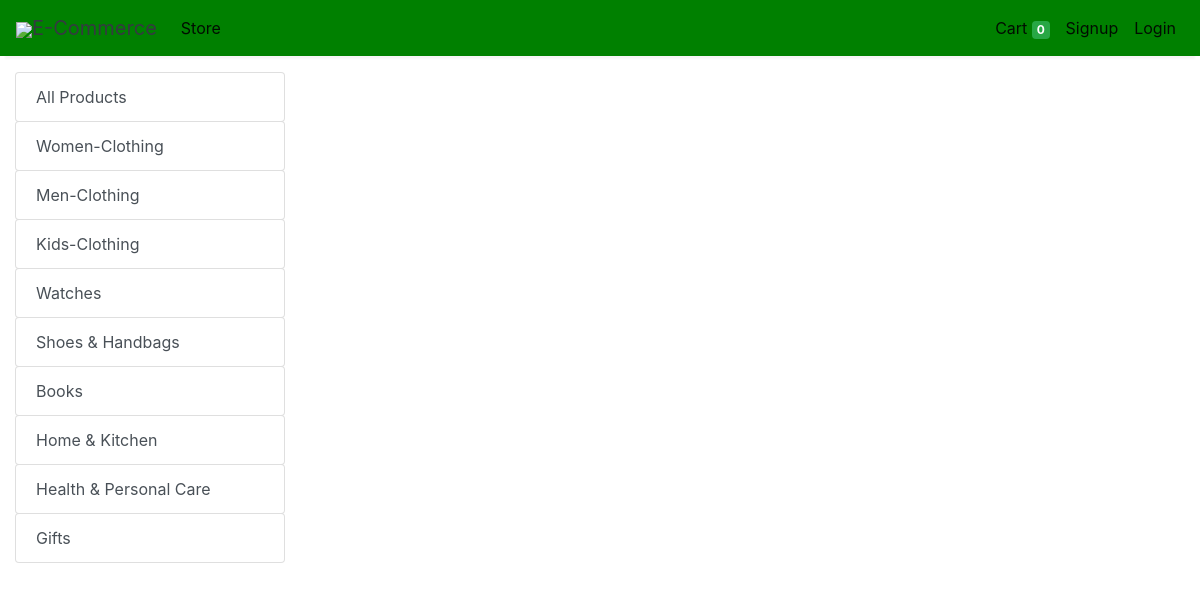
The app's page /store?category=31, older data.
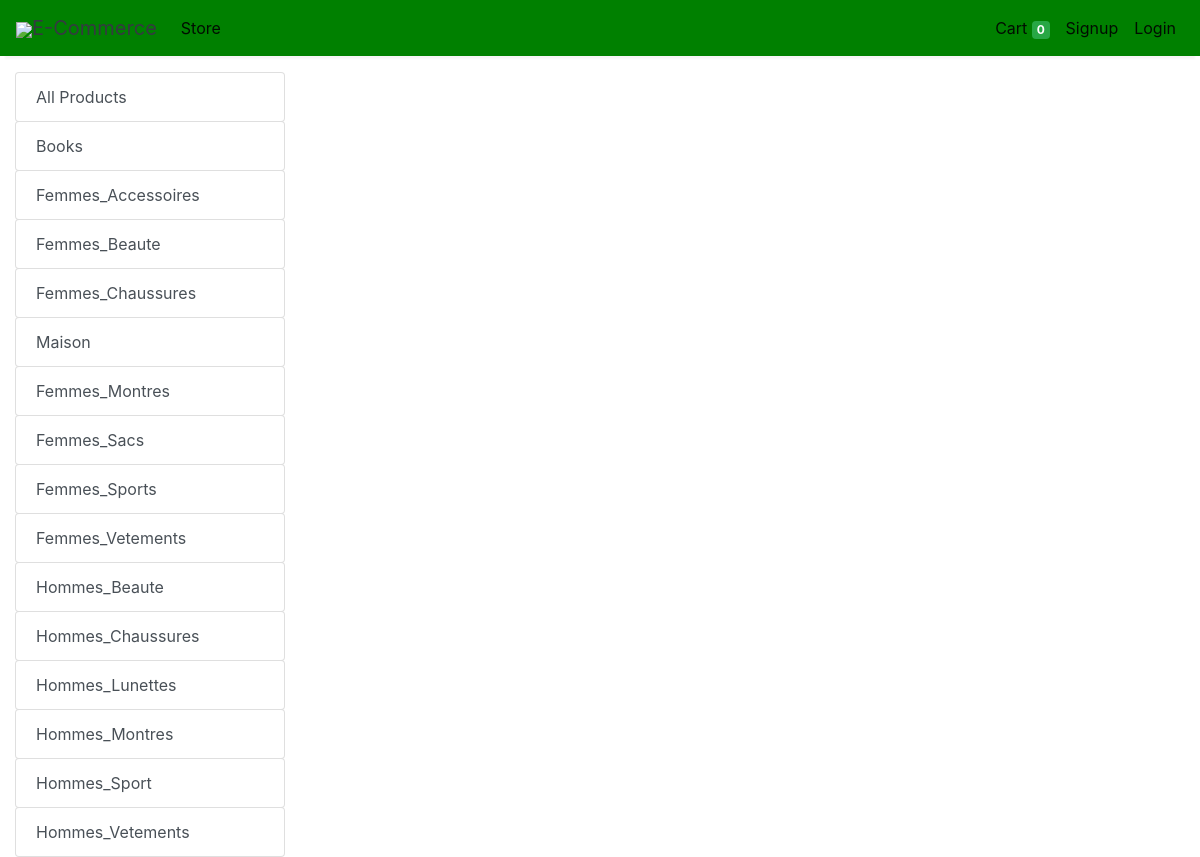
The same page, newer data.
### store/models/category.py (models this page shows, shortened)
class Category(models.Model):
    name= models.CharField(max_length=60)
    @staticmethod
    def get_all_categories():
        return Category.objects.all()

### store/views/home.py (the view)
# urls.py: path('' , include('store.urls')),
def store(request):
    cart = request.session.get('cart')
    if not cart:
        request.session['cart'] = {}
    products = None
    categories = Category.get_all_categories()
    categoryID = request.GET.get('category')
    if categoryID:
        products = Products.get_all_products_by_categoryid(categoryID)
    else:
        products = Products.get_all_products();
    data = {}
    data['products'] = products
    data['categories'] = categories
    print('you are : ', request.session.get('email'))
    return render(request, 'index.html', data)

### store/models/product.py (called while the page is built)
    @staticmethod
    def get_all_products_by_categoryid(category_id):
        if category_id:
            return Products.objects.filter (category=category_id)
        else:
            return Products.get_all_products();

### store/templates/index.html (shortened to what this page needs)
{% extends 'base.html' %}
{% block content %}
{% load cart %}
{% load custom_filter %}
<div class="container-fluid mt-3">
	<div class="row">
		<div class="col-lg-3 mx-auto">
			<div class="list-group">
				<a href="/" class="list-group-item list-group-item-action btn btn-outline-success">All Products</a>
				{% for category in categories %}
				<a href="/?category={{category.id}}"
					class="list-group-item list-group-item-action btn btn-outline-success ">{{category.name}}</a>
				{% endfor %}
			</div>
		</div>
		<div id='products' class="col-lg-9 mx-auto">
		</div>
	</div>
</div>
{% endblock %}

Row changes from the older to the newer data that the page shows:
removed Category: name "Women-Clothing"
removed Category: name "Men-Clothing"
removed Category: name "Kids-Clothing"
removed Category: name "Watches"
removed Category: name "Shoes & Handbags"
removed Category: name "Home & Kitchen"
removed Category: name "Health & Personal Care"
removed Category: name "Gifts"
added Category: name "Femmes_Accessoires"
added Category: name "Femmes_Beaute"
added Category: name "Femmes_Chaussures"
added Category: name "Maison"
added Category: name "Femmes_Montres"
added Category: name "Femmes_Sacs"
added Category: name "Femmes_Sports"
added Category: name "Femmes_Vetements"
added Category: name "Hommes_Beaute"
added Category: name "Hommes_Chaussures"
added Category: name "Hommes_Lunettes"
added Category: name "Hommes_Montres"
added Category: name "Hommes_Sport"
added Category: name "Hommes_Vetements"
